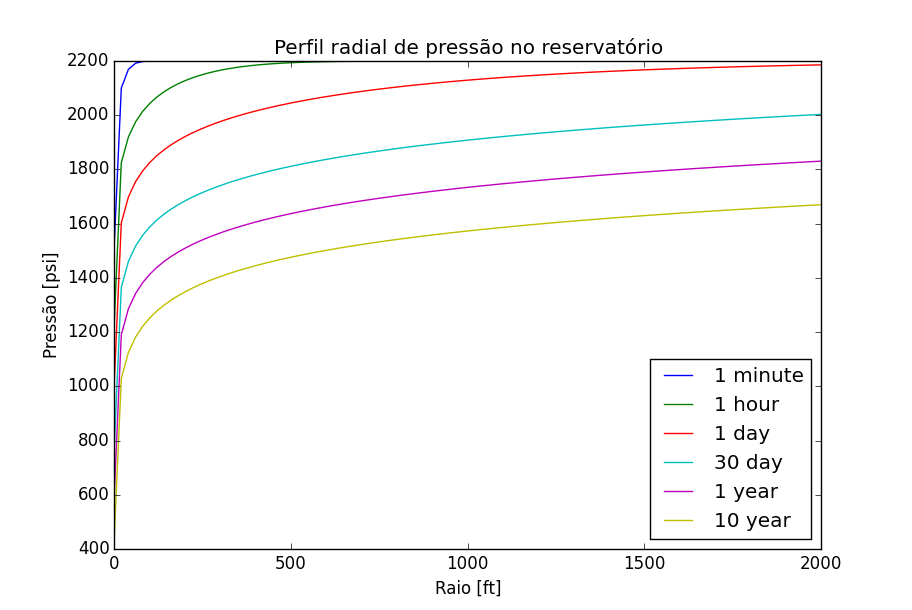

Here is the Python script that generated this plot:
# -*- coding: utf-8 -*-
"""
Created on Mon Nov 17 22:39:15 2014

@author: Fabio
"""
from pint import UnitRegistry
from sympy import Ei
from matplotlib import pylab as pl
import numpy as np
from math import pi, log

ureg = UnitRegistry()
_Q = ureg.Quantity

phi = 0.2
c_t = _Q(1.5e-05, '1/psi')
k = _Q(150, 'mdarcy')
h = _Q(10, 'ft')
qo_std = _Q(3000, '1/day')
Bo = _Q(1.5, 'bbl')
muo = _Q(0.33, 'cpoise')
Pi = _Q(2200, 'psi')
rw = _Q(3.5, 'in')
re = _Q(2000, 'ft')


def P_f(Pd):
    return Pi + (((qo_std * Bo * muo)/(2 * pi * k * h)) * Pd)


def td_f(t):
    return ((k * t)/(phi * muo * c_t * (rw**2))).to('dimensionless')


def rd_f(r):
    return (r/rw).to('dimensionless')

times = [_Q(1, 'min'), _Q(1 , 'hour'), _Q(1, 'day'),
         _Q(30, 'day'), _Q(1, 'year'), _Q(10, 'year')]

rd = rd_f(_Q(np.linspace(rw.to('in').magnitude,
                         re.to('in').magnitude, 100), 'in'))

td = map(td_f, times)

Pressures = []
for time in td:
    values = []
    for radius in rd:
        values.append(P_f(0.5 * Ei(-radius**2/(4 * time)).n(chop=True)))
#        values.append(P_f(0.5 * log(1.781*radius**2/(4 * time))))
    Pressures.append(values)

fig1 = pl.figure()
fig1.patch.set_facecolor('white')
pl.rcParams['legend.loc'] = 'best'
for idx, timestep in enumerate(Pressures):
    pl.title(u'Perfil radial de pressão no reservatório')
    pl.xlabel(u'Raio [ft]')
    pl.ylabel(u'Pressão [psi]')
    pl.plot(np.linspace(rw.to('ft').magnitude, re.to('ft').magnitude, 100),
            [pressure.to('psi').magnitude for pressure in timestep],
            label=times[idx])
    pl.legend()
